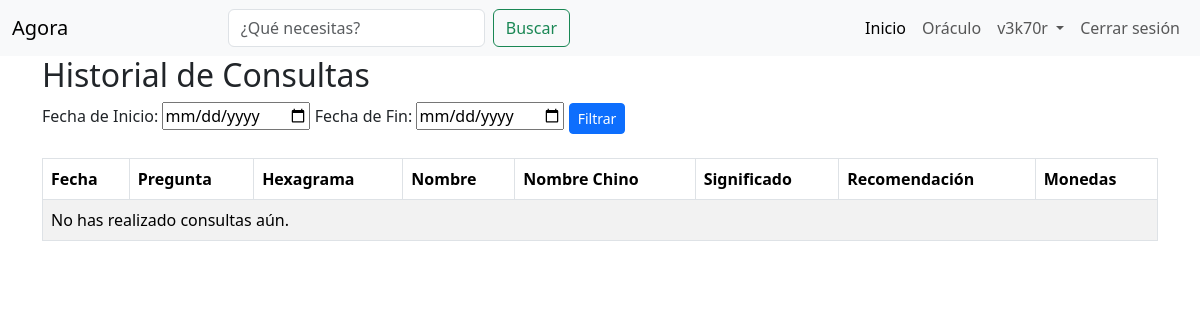
The app's page /consultar-destino/historial/ (signed in), older data.
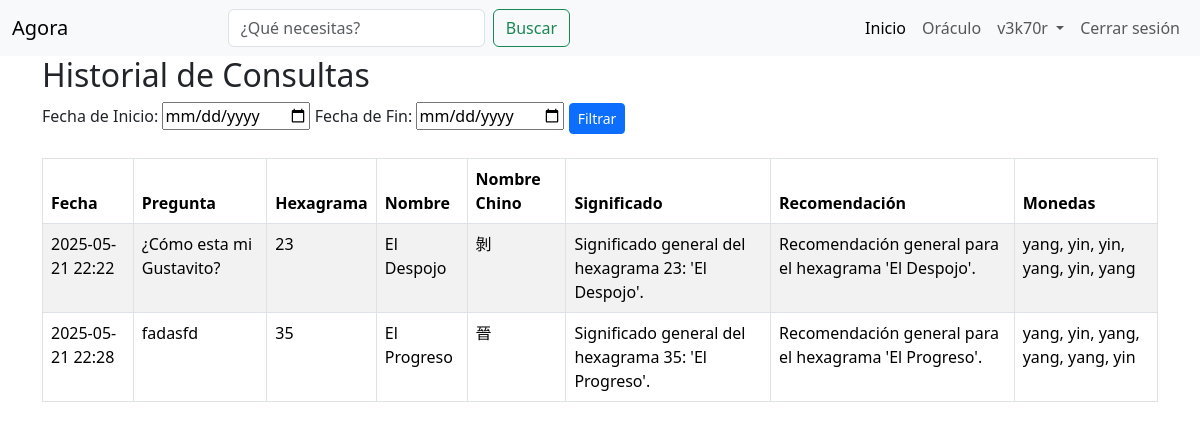
The same page, newer data.
### oraculo/models.py (models this page shows, shortened)
class Consulta(models.Model):
    usuario = models.ForeignKey(User, on_delete=models.CASCADE)
    pregunta = models.TextField()
    hexagrama = models.ForeignKey(Hexagrama, on_delete=models.CASCADE)
    fecha = models.DateTimeField(auto_now_add=True)

class Hexagrama(models.Model):
    numero = models.PositiveSmallIntegerField(unique=True, default=1)
    nombre_chino = models.CharField(max_length=10)
    nombre = models.CharField(max_length=100)
    significado = models.TextField()
    recomendacion = models.TextField()
    monedas = models.JSONField(help_text="Lista de 6 valores: 'yin' o 'yang'")

### oraculo/views.py (the view)
# urls.py: path('historial/', views.historial_consultas, name='historial_consultas'),
@login_required
def historial_consultas(request):
    consultas = Consulta.objects.filter(usuario=request.user).select_related('hexagrama')
    if 'fecha_inicio' in request.GET and 'fecha_fin' in request.GET:
        fecha_inicio = request.GET['fecha_inicio']
        fecha_fin = request.GET['fecha_fin']
        consultas = consultas.filter(fecha__range=[fecha_inicio, fecha_fin])
    return render(request, 'oraculo/historial.html', {'consultas': consultas})

### oraculo/templates/oraculo/historial.html
{% extends 'base.html' %}
{% block content %}
  <h2>Historial de Consultas</h2>
  <form method="get" class="mb-4">
    <label for="fecha_inicio">Fecha de Inicio:</label>
    <input type="date" name="fecha_inicio" id="fecha_inicio" value="{{ request.GET.fecha_inicio }}">
    <label for="fecha_fin">Fecha de Fin:</label>
    <input type="date" name="fecha_fin" id="fecha_fin" value="{{ request.GET.fecha_fin }}">
    <button type="submit" class="btn btn-sm btn-primary">Filtrar</button>
  </form>
  <table class="table table-bordered table-striped">
    <thead class="thead-light">
      <tr>
        <th>Fecha</th>
        <th>Pregunta</th>
        <th>Hexagrama</th>
        <th>Nombre</th>
        <th>Nombre Chino</th>
        <th>Significado</th>
        <th>Recomendación</th>
        <th>Monedas</th>
      </tr>
    </thead>
    <tbody>
      {% for consulta in consultas %}
        <tr>
          <td>{{ consulta.fecha|date:"Y-m-d H:i" }}</td>
          <td>{{ consulta.pregunta }}</td>
          <td>{{ consulta.hexagrama.numero }}</td>
          <td>{{ consulta.hexagrama.nombre }}</td>
          <td>{{ consulta.hexagrama.nombre_chino }}</td>
          <td>{{ consulta.hexagrama.significado }}</td>
          <td>{{ consulta.hexagrama.recomendacion }}</td>
          <td>
            {% for moneda in consulta.hexagrama.monedas %}
              {{ moneda }}{% if not forloop.last %}, {% endif %}
            {% endfor %}
          </td>
        </tr>
      {% empty %}
        <tr>
          <td colspan="8">No has realizado consultas aún.</td>
        </tr>
      {% endfor %}
    </tbody>
  </table>
{% endblock %}

Row changes from the older to the newer data that the page shows:
added Consulta: fecha "2025-05-21 22:22", pregunta "¿Cómo esta mi Gustavito?", hexagrama.numero "23", hexagrama.nombre "El Despojo", hexagrama.nombre_chino "剝", hexagrama.significado "Significado general del hexagrama 23: 'El Despojo'.", hexagrama.recomendacion "Recomendación general para el hexagrama 'El Despojo'.", monedas "yang" "yin" "yin" "yang" "yin" "yang"
added Consulta: fecha "2025-05-21 22:28", pregunta "fadasfd", hexagrama.numero "35", hexagrama.nombre "El Progreso", hexagrama.nombre_chino "晉", hexagrama.significado "Significado general del hexagrama 35: 'El Progreso'.", hexagrama.recomendacion "Recomendación general para el hexagrama 'El Progreso'.", monedas "yang" "yin" "yang" "yang" "yang" "yin"
Text that changed along with them:
text no longer shown: "No has realizado consultas aún."
